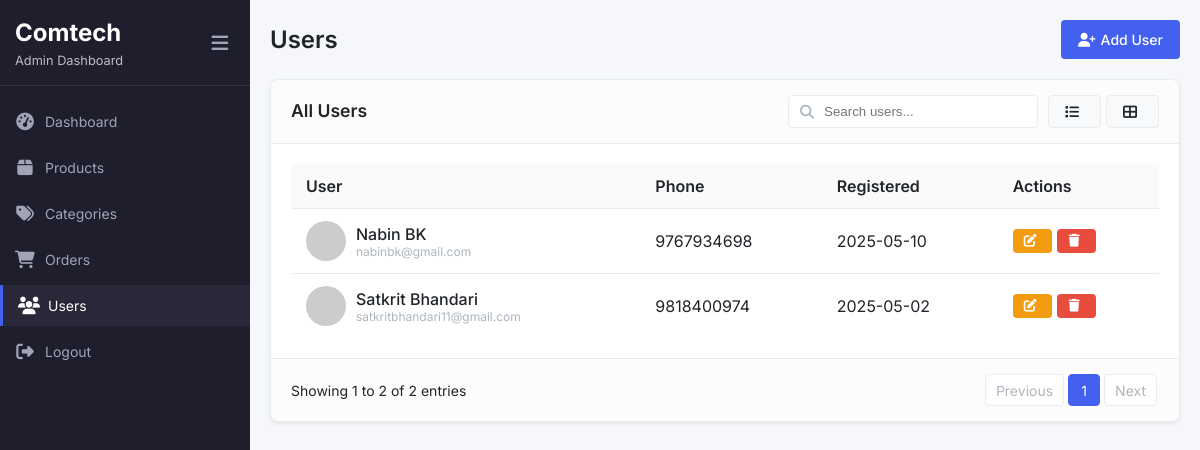
The app's page /adminpannel/users.php (signed in) with its own data.
### tables this page shows
CREATE TABLE `users` (
  `id` int(11) NOT NULL,
  `role_id` int(11) DEFAULT 1,
  `Name` varchar(100) NOT NULL,
  `Email` varchar(100) NOT NULL,
  `Phone` varchar(200) NOT NULL,
  `address` text DEFAULT NULL,
  `bio` text DEFAULT NULL,
  `profile_image` varchar(255) DEFAULT NULL,
  `last_login` datetime DEFAULT NULL,
  `password` varchar(255) NOT NULL,
  `created_at` timestamp NOT NULL DEFAULT current_timestamp(),
  `updated_at` timestamp NOT NULL DEFAULT current_timestamp() ON UPDATE current_timestamp()
);

### adminpannel/users.php (the view, shortened to what this page needs)
<?php
require_once 'db.php';
require_once 'functions.php';
$limit = 10;
$page = isset($_GET['page']) ? (int)$_GET['page'] : 1;
$start = ($page - 1) * $limit;
$where = "1=1";
$count_query = "SELECT COUNT(*) as total FROM users WHERE $where";
$count_result = mysqli_query($conn, $count_query);
$count_row = mysqli_fetch_assoc($count_result);
$total_records = $count_row['total'];
$total_pages = ceil($total_records / $limit);
$query = "SELECT * FROM users WHERE $where ORDER BY created_at DESC LIMIT $start, $limit";
$result = mysqli_query($conn, $query);
?>
<html lang="en">
<head>
    <link rel="stylesheet" href="https://cdnjs.cloudflare.com/ajax/libs/font-awesome/6.4.0/css/all.min.css">
    <link rel="stylesheet" href="users.css">
</head>
<body>
    <div class="admin-container">
        <aside class="sidebar">
    <div class="sidebar-header">
        <div class="logo">
            <a href="index.php">
                <h2>Comtech</h2>
                <span>Admin Dashboard</span>
            </a>
        </div>
        <button class="sidebar-toggle">
            <i class="fas fa-bars"></i>
        </button>
    </div>
    <div class="sidebar-menu">
        <ul>
            <li class="<?php echo basename($_SERVER['PHP_SELF']) == 'index.php' ? 'active' : ''; ?>">
                <a href="index.php">
                    <i class="fas fa-tachometer-alt"></i>
                    <span>Dashboard</span>
                </a>
            </li>
            <li class="<?php echo basename($_SERVER['PHP_SELF']) == 'products.php' ? 'active' : ''; ?>">
                <a href="products.php">
                    <i class="fas fa-box"></i>
                    <span>Products</span>
                </a>
            </li>
            <li class="<?php echo basename($_SERVER['PHP_SELF']) == 'categories.php' ? 'active' : ''; ?>">
                <a href="categories.php">
                    <i class="fas fa-tags"></i>
                    <span>Categories</span>
                </a>
            </li>
            <li class="<?php echo basename($_SERVER['PHP_SELF']) == 'orders.php' ? 'active' : ''; ?>">
                <a href="orders.php">
                    <i class="fas fa-shopping-cart"></i>
                    <span>Orders</span>
                </a>
            </li>
            <li class="<?php echo basename($_SERVER['PHP_SELF']) == 'users.php' ? 'active' : ''; ?>">
                <a href="users.php">
                    <i class="fas fa-users"></i>
                    <span>Users</span>
                </a>
            </li>
            <li>
                <a href="adminlogout.php">
                    <i class="fas fa-sign-out-alt"></i>
                    <span>Logout</span>
                </a>
            </li>
        </ul>
    </div>
</aside>
        <main class="main-content">
            <div class="page-header">
                <div>
                    <h1 class="page-title">Users</h1>
                </div>
                <div class="page-actions">
                    <a href="add-user.php" class="btn btn-primary">
                        <i class="fas fa-user-plus"></i> Add User
                    </a>
                </div>
            </div>
            <div class="card">
                <div class="card-header">
                    <h2 class="card-title">All Users</h2>
                    <div class="card-tools">
                        <div class="table-search">
                            <input type="text" class="form-control table-search-input" placeholder="Search users...">
                            <i class="fas fa-search"></i>
                        </div>
                        <div class="btn-group">
                            <button class="btn btn-light active" id="list-view-btn">
                                <i class="fas fa-list"></i>
                            </button>
                            <button class="btn btn-light" id="grid-view-btn">
                                <i class="fas fa-th-large"></i>
                            </button>
                        </div>
                    </div>
                </div>
                <div class="card-body">
                    <div class="table-responsive" id="list-view">
                        <table class="table user-table">
                            <thead>
                                <tr>
                                    <th>User</th>
                                    <th>Phone</th>
                                    <th class="sortable">Registered</th>
                                    <th>Actions</th>
                                </tr>
                            </thead>
                            <tbody>
                                <?php
                                if (mysqli_num_rows($result) > 0) {
                                    while ($user = mysqli_fetch_assoc($result)) {
                                        $registered_date = date('Y-m-d', strtotime($user['created_at']));
                                        echo '<tr>';
                                        echo '<td>
                                            <div class="user-info">
                                                <img src="https://ui-avatars.com/api/?name=' . urlencode($user['Name']) . '&background=4361ee&color=fff" alt="User" class="user-avatar">
                                                <div>
                                                    <div class="user-name">' . $user['Name'] . '</div>
                                                    <div class="user-email">' . $user['Email'] . '</div>
                                                </div>
                                            </div>
                                        </td>';
                                        echo '<td>' . $user['Phone'] . '</td>';
                                        echo '<td>' . $registered_date . '</td>';
                                        echo '<td>
                                            <div class="btn-group">
                                                <a href="edit-user.php?id=' . $user['id'] . '" class="btn btn-sm btn-warning">
                                                    <i class="fas fa-edit"></i>
                                                </a>
                                                <a href="delete-user.php?id=' . $user['id'] . '" class="btn btn-sm btn-danger delete-btn">
                                                    <i class="fas fa-trash"></i>
                                                </a>
                                            </div>
                                        </td>';
                                        echo '</tr>';
                                    }
                                } else {
                                    echo '<tr><td colspan="4" class="text-center">No users found</td></tr>';
                                }
                                ?>
                            </tbody>
                        </table>
                    </div>
                        <?php
                        mysqli_data_seek($result, 0);
                        ?>
                </div>
                <div class="card-footer">
                    <div class="d-flex justify-content-between align-items-center">
                        <div>Showing <?php echo $start + 1; ?> to <?php echo min($start + mysqli_num_rows($result), $total_records); ?> of <?php echo $total_records; ?> entries</div>
                        <?php
                        $url_params = '';
                        echo generatePagination($page, $total_pages, $url_params);
                        ?>
                    </div>
                </div>
            </div>
        </main>
    </div>
</body>
</html>

### records on screen
users: Name "Nabin BK", Email "nabinbk@gmail.com", Phone "9767934698", created_at "2025-05-10"
users: Name "Satkrit Bhandari", Email "satkritbhandari11@gmail.com", Phone "9818400974", created_at "2025-05-02"

### other values on screen
$start + 1 "1"
min($start + mysqli_num_rows($result), $total_records) "2"
$total_records "2"
